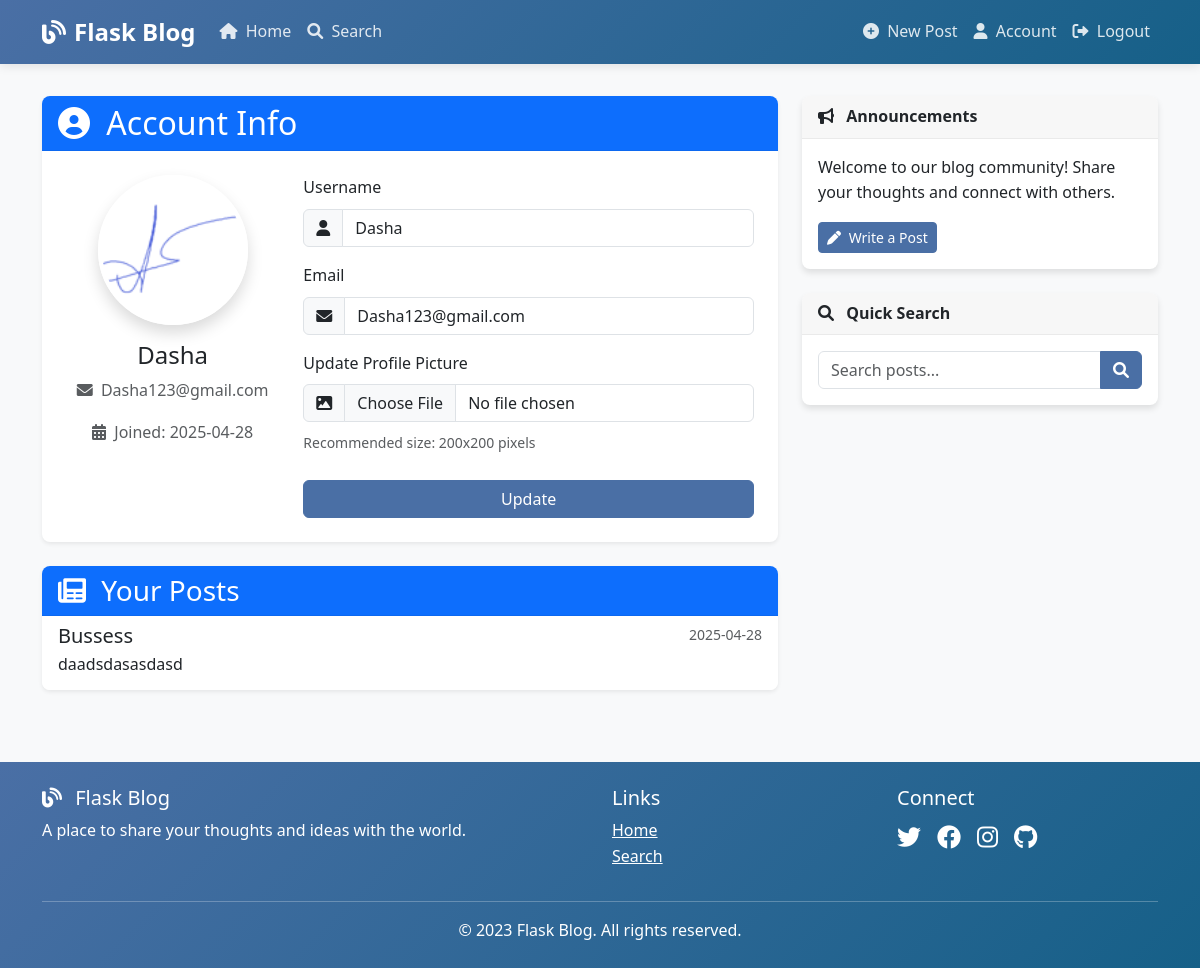
Page /account (signed in) on the earlier database version.
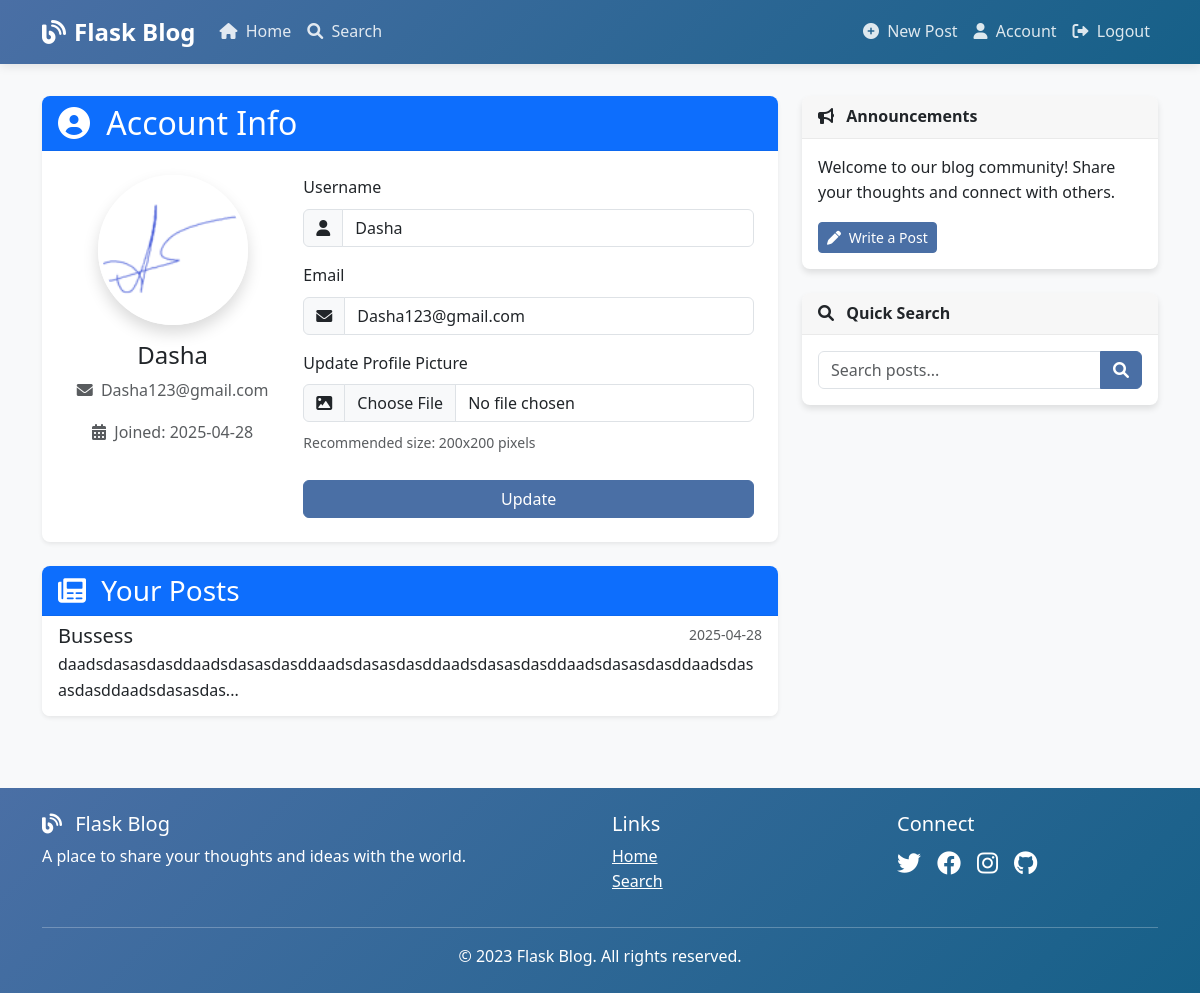
Same page on the later database version.
### app/models/post.py (models this page shows, shortened)
class Post(db.Model):
    id = db.Column(db.Integer, primary_key=True)
    title = db.Column(db.String(100), nullable=False)
    content = db.Column(db.Text, nullable=False)
    image_file = db.Column(db.String(20), nullable=True)
    created_at = db.Column(db.DateTime, nullable=False, default=datetime.utcnow)
    updated_at = db.Column(db.DateTime, onupdate=datetime.utcnow)
    user_id = db.Column(db.Integer, db.ForeignKey('user.id'), nullable=False)

### app/controllers/auth.py (the view)
@auth_bp.route('/account', methods=['GET', 'POST'])
@login_required
def account():
    form = UpdateAccountForm(current_user.username, current_user.email)
    if form.validate_on_submit():
        if form.picture.data:
            picture_file = save_picture(form.picture.data)
            current_user.profile_image = picture_file
        current_user.username = form.username.data
        current_user.email = form.email.data
        try:
            db.session.commit()
            flash('Your account has been updated!', 'success')
            return redirect(url_for('auth.account'))
        except Exception as e:
            db.session.rollback()
            flash(f'Error updating account: {str(e)}', 'danger')
    elif request.method == 'GET':
        form.username.data = current_user.username
        form.email.data = current_user.email
    image_file = url_for('static', filename='uploads/' + current_user.profile_image)
    return render_template('auth/account.html', title='Account',
                           image_file=image_file, form=form)

### app/forms/auth_forms.py (shortened to what this page needs)
class UpdateAccountForm(FlaskForm):
    username = StringField('Username',
                           validators=[DataRequired(), Length(min=2, max=20)])
    email = StringField('Email',
                        validators=[DataRequired(), Email()])
    picture = FileField('Update Profile Picture',
                        validators=[FileAllowed(['jpg', 'png', 'jpeg'])])
    submit = SubmitField('Update')
    def __init__(self, original_username, original_email, *args, **kwargs):
        super(UpdateAccountForm, self).__init__(*args, **kwargs)
        self.original_username = original_username
        self.original_email = original_email

### app/models/user.py (called while the page is built)
@login_manager.user_loader
def load_user(user_id):
    return User.query.get(int(user_id))

### app/templates/auth/account.html (shortened to what the changed rows need)
{% extends "base.html" %}
{% block content %}
    <div class="card shadow-sm">
        <div class="card-header bg-primary text-white">
            <h2 class="mb-0"><i class="fas fa-user-circle me-2"></i> Account Info</h2>
        </div>
    </div>
    <div class="card shadow-sm mt-4">
        <div class="card-body p-0">
            <div class="list-group list-group-flush">
                {% for post in current_user.posts[:5] %}
                    <a href="{{ url_for('posts.post', post_id=post.id) }}" class="list-group-item list-group-item-action">
                        <div class="d-flex w-100 justify-content-between">
                            <h5 class="mb-1">{{ post.title }}</h5>
                            <small class="text-muted">{{ post.created_at.strftime('%Y-%m-%d') }}</small>
                        </div>
                        <p class="mb-1">{{ post.content|truncate(100) }}</p>
                    </a>
                {% endfor %}
            </div>
        </div>
    </div>
{% endblock content %}

Differences in the rows shown:
changed Post "Bussess": content "daadsdasasdasd" → "daadsdasasdasddaadsdasasdasddaadsdasasdasddaadsdasasdasddaadsdasasdasddaadsdasasdasddaadsdasasdas..."
